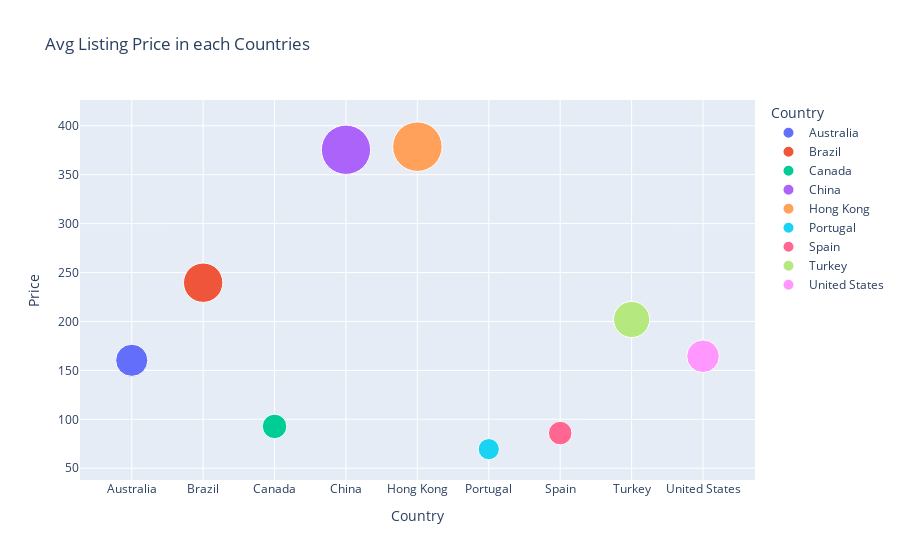

The notebook cell this image was saved under:
### Code cell
fig = px.scatter(data_frame=Avg_listing_price,
           x='Country',y='Price',
           color='Country',
           size='Price',
           opacity=1,
           size_max=35,
           title='Avg Listing Price in each Countries')
fig.show()

### Figure 1 — Plotly figure (JSON) as saved in the notebook; plotly's stock layout.template omitted (floating-point values rounded to 4 significant figures)
{"data": [{"hovertemplate": "Country=%{x}<br>Price=%{marker.size}<extra></extra>", "legendgroup": "Australia", "marker": {"color": "#636efa", "opacity": 1, "size": [160.3], "sizemode": "area", "sizeref": 0.3091, "symbol": "circle"}, "mode": "markers", "name": "Australia", "orientation": "v", "showlegend": true, "type": "scatter", "x": ["Australia"], "xaxis": "x", "y": [160.3], "yaxis": "y"}, {"hovertemplate": "Country=%{x}<br>Price=%{marker.size}<extra></extra>", "legendgroup": "Brazil", "marker": {"color": "#EF553B", "opacity": 1, "size": [239.6], "sizemode": "area", "sizeref": 0.3091, "symbol": "circle"}, "mode": "markers", "name": "Brazil", "orientation": "v", "showlegend": true, "type": "scatter", "x": ["Brazil"], "xaxis": "x", "y": [239.6], "yaxis": "y"}, {"hovertemplate": "Country=%{x}<br>Price=%{marker.size}<extra></extra>", "legendgroup": "Canada", "marker": {"color": "#00cc96", "opacity": 1, "size": [92.75], "sizemode": "area", "sizeref": 0.3091, "symbol": "circle"}, "mode": "markers", "name": "Canada", "orientation": "v", "showlegend": true, "type": "scatter", "x": ["Canada"], "xaxis": "x", "y": [92.75], "yaxis": "y"}, {"hovertemplate": "Country=%{x}<br>Price=%{marker.size}<extra></extra>", "legendgroup": "China", "marker": {"color": "#ab63fa", "opacity": 1, "size": [375.5], "sizemode": "area", "sizeref": 0.3091, "symbol": "circle"}, "mode": "markers", "name": "China", "orientation": "v", "showlegend": true, "type": "scatter", "x": ["China"], "xaxis": "x", "y": [375.5], "yaxis": "y"}, {"hovertemplate": "Country=%{x}<br>Price=%{marker.size}<extra></extra>", "legendgroup": "Hong Kong", "marker": {"color": "#FFA15A", "opacity": 1, "size": [378.6], "sizemode": "area", "sizeref": 0.3091, "symbol": "circle"}, "mode": "markers", "name": "Hong Kong", "orientation": "v", "showlegend": true, "type": "scatter", "x": ["Hong Kong"], "xaxis": "x", "y": [378.6], "yaxis": "y"}, {"hovertemplate": "Country=%{x}<br>Price=%{marker.size}<extra></extra>", "legendgroup": "Portugal", "marker": {"color": "#19d3f3", "opacity": 1, "size": [69.5], "sizemode": "area", "sizeref": 0.3091, "symbol": "circle"}, "mode": "markers", "name": "Portugal", "orientation": "v", "showlegend": true, "type": "scatter", "x": ["Portugal"], "xaxis": "x", "y": [69.5], "yaxis": "y"}, {"hovertemplate": "Country=%{x}<br>Price=%{marker.size}<extra></extra>", "legendgroup": "Spain", "marker": {"color": "#FF6692", "opacity": 1, "size": [85.93], "sizemode": "area", "sizeref": 0.3091, "symbol": "circle"}, "mode": "markers", "name": "Spain", "orientation": "v", "showlegend": true, "type": "scatter", "x": ["Spain"], "xaxis": "x", "y": [85.93], "yaxis": "y"}, {"hovertemplate": "Country=%{x}<br>Price=%{marker.size}<extra></extra>", "legendgroup": "Turkey", "marker": {"color": "#B6E880", "opacity": 1, "size": [202.0], "sizemode": "area", "sizeref": 0.3091, "symbol": "circle"}, "mode": "markers", "name": "Turkey", "orientation": "v", "showlegend": true, "type": "scatter", "x": ["Turkey"], "xaxis": "x", "y": [202.0], "yaxis": "y"}, {"hovertemplate": "Country=%{x}<br>Price=%{marker.size}<extra></extra>", "legendgroup": "United States", "marker": {"color": "#FF97FF", "opacity": 1, "size": [164.4], "sizemode": "area", "sizeref": 0.3091, "symbol": "circle"}, "mode": "markers", "name": "United States", "orientation": "v", "showlegend": true, "type": "scatter", "x": ["United States"], "xaxis": "x", "y": [164.4], "yaxis": "y"}], "layout": {"legend": {"itemsizing": "constant", "title": {"text": "Country"}, "tracegroupgap": 0}, "title": {"text": "Avg Listing Price in each Countries"}, "xaxis": {"anchor": "y", "categoryarray": ["Australia", "Brazil", "Canada", "China", "Hong Kong", "Portugal", "Spain", "Turkey", "United States"], "categoryorder": "array", "domain": [0, 1], "title": {"text": "Country"}}, "yaxis": {"anchor": "x", "domain": [0, 1], "title": {"text": "Price"}}}}
